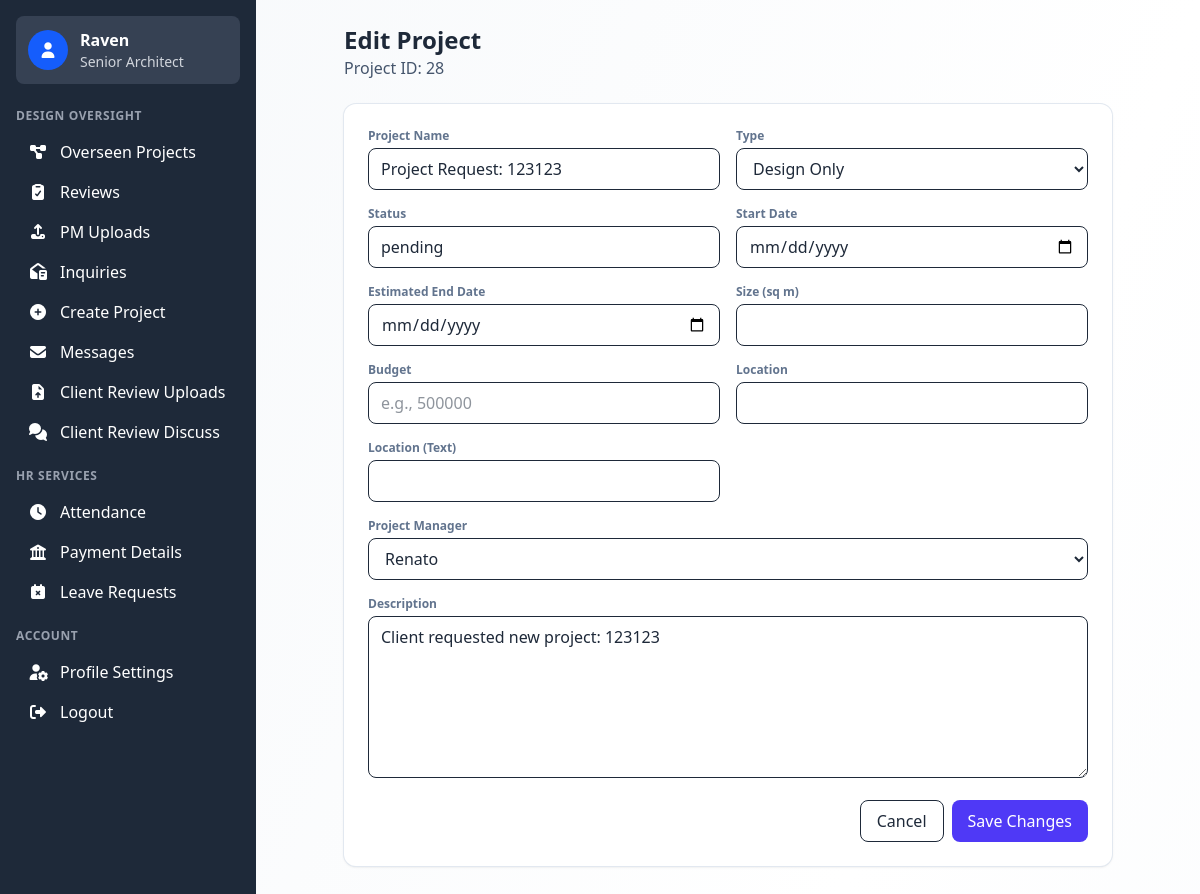
The page /employees/senior_architects/project-edit.php?project_id=28 (signed in) on the database its author committed.
### tables this page shows
CREATE TABLE `projects` (
  `project_id` int(10) UNSIGNED NOT NULL,
  `project_code` varchar(50) DEFAULT NULL,
  `project_name` varchar(255) NOT NULL,
  `client_id` int(10) UNSIGNED DEFAULT NULL,
  `architect_id` int(10) UNSIGNED DEFAULT NULL,
  `project_manager_id` int(10) UNSIGNED DEFAULT NULL,
  `project_type` varchar(100) DEFAULT NULL,
  `status` varchar(50) NOT NULL DEFAULT 'pending',
  `description` text DEFAULT NULL,
  `location` varchar(255) DEFAULT NULL,
  `start_date` date NOT NULL,
  `end_date` date DEFAULT NULL,
  `budget` decimal(15,2) DEFAULT NULL,
  `project_image` varchar(255) DEFAULT NULL,
  `created_at` timestamp NOT NULL DEFAULT current_timestamp(),
  `created_by` int(11) DEFAULT NULL,
  `size_sq_m` decimal(10,2) DEFAULT NULL,
  `location_text` varchar(255) DEFAULT NULL,
  `estimated_end_date` date DEFAULT NULL,
  `budget_amount` decimal(14,2) DEFAULT NULL,
  `phase` varchar(64) DEFAULT 'Pre-Design / Programming',
  `is_archived` tinyint(1) NOT NULL DEFAULT 0,
  `is_deleted` tinyint(1) NOT NULL DEFAULT 0
);

CREATE TABLE `users` (
  `user_id` int(10) UNSIGNED NOT NULL,
  `username` varchar(50) NOT NULL,
  `email` varchar(100) NOT NULL,
  `password` varchar(255) NOT NULL,
  `user_type` enum('admin','employee','hr','client','contractor') NOT NULL,
  `position` varchar(50) DEFAULT NULL,
  `first_name` varchar(100) NOT NULL,
  `last_name` varchar(100) NOT NULL,
  `phone` varchar(20) DEFAULT NULL,
  `address` text DEFAULT NULL,
  `profile_image` varchar(255) DEFAULT NULL,
  `is_active` tinyint(1) DEFAULT 1,
  `created_at` timestamp NOT NULL DEFAULT current_timestamp()
);

### employees/senior_architects/project-edit.php (the view, shortened to what this page needs)
<?php
$db = getDB();
$db->setAttribute(PDO::ATTR_ERRMODE, PDO::ERRMODE_EXCEPTION);
function col_exists(PDO $db, string $table, string $col): bool {
  $q = $db->prepare("SELECT COUNT(*) FROM information_schema.COLUMNS WHERE TABLE_SCHEMA = DATABASE() AND TABLE_NAME = ? AND COLUMN_NAME = ?");
  $q->execute([$table, $col]);
  return (int)$q->fetchColumn() > 0;
}
function fetch_pm_candidates(PDO $db): array {
  $cols = [];
  try { foreach($db->query('SHOW COLUMNS FROM users') as $c){ $cols[$c['Field']] = true; } } catch (Throwable $e) {}
  $idCol = isset($cols['id']) ? 'id' : (isset($cols['user_id']) ? 'user_id' : 'id');
  $nameExpr = isset($cols['full_name']) ? 'full_name' : (isset($cols['username']) ? 'username' : (isset($cols['email']) ? 'email' : $idCol));
  $conds = [];
  if (isset($cols['position'])) {
    $conds[] = "LOWER(REPLACE(REPLACE(position,'_',' '),'-',' ')) LIKE '%project manager%'";
    $conds[] = "LOWER(position) IN ('project_manager','project manager','pm')";
  }
  if (isset($cols['user_type']) && isset($cols['position'])) {
    $conds[] = "(LOWER(user_type)='employee' AND LOWER(REPLACE(REPLACE(position,'_',' '),'-',' ')) LIKE '%project manager%')";
  } elseif (isset($cols['user_type'])) { $conds[] = "LOWER(user_type) IN ('project_manager','pm')"; }
  $where = $conds ? ('(' . implode(' OR ', $conds) . ')') : '1=1';
  $sql = "SELECT $idCol AS id, $nameExpr AS full_name FROM users WHERE $where ORDER BY full_name LIMIT 500";
  try { return $db->query($sql)->fetchAll(PDO::FETCH_ASSOC); } catch (Throwable $e) { return []; }
}
$pid = (int)($_GET['project_id'] ?? 0);
$stmt = $db->prepare('SELECT * FROM projects WHERE project_id = ? LIMIT 1');
$stmt->execute([$pid]);
$project = $stmt->fetch(PDO::FETCH_ASSOC);
$pmCandidates = fetch_pm_candidates($db);
$pmCurrent = isset($project['project_manager_id']) ? (int)$project['project_manager_id'] : (isset($project['manager_id']) ? (int)$project['manager_id'] : 0);
include __DIR__ . '/../../backend/core/header.php';
?>
<main class="min-h-screen bg-gradient-to-br from-slate-50 via-white to-slate-50 p-6">
  <div class="max-w-3xl mx-auto">
    <div class="mb-6">
      <h1 class="text-2xl font-bold">Edit Project</h1>
      <p class="text-slate-600">Project ID: <?php echo (int)$pid; ?></p>
    </div>
    <form method="post" class="bg-white p-6 rounded-xl ring-1 ring-slate-200 shadow-sm space-y-4">
      <div class="grid md:grid-cols-2 gap-4">
        <div>
          <label class="block text-xs font-semibold text-slate-500 mb-1">Project Name</label>
          <input name="project_name" class="w-full px-3 py-2 border rounded-lg" value="<?php echo htmlspecialchars($project['project_name'] ?? ''); ?>">
        </div>
        <div>
          <label class="block text-xs font-semibold text-slate-500 mb-1">Type</label>
          <select name="project_type" class="w-full px-3 py-2 border rounded-lg">
            <?php $ptype = strtolower((string)($project['project_type'] ?? '')); ?>
            <option value="design_only" <?php echo ($ptype==='design_only')?'selected':'';?>>Design Only</option>
          </select>
        </div>
        <div>
          <label class="block text-xs font-semibold text-slate-500 mb-1">Status</label>
          <input name="status" class="w-full px-3 py-2 border rounded-lg" value="<?php echo htmlspecialchars($project['status'] ?? ''); ?>">
        </div>
        <div>
          <label class="block text-xs font-semibold text-slate-500 mb-1">Start Date</label>
          <input type="date" name="start_date" class="w-full px-3 py-2 border rounded-lg" value="<?php echo htmlspecialchars($project['start_date'] ?? ''); ?>">
        </div>
        <div>
          <label class="block text-xs font-semibold text-slate-500 mb-1">Estimated End Date</label>
          <input type="date" name="estimated_end_date" class="w-full px-3 py-2 border rounded-lg" value="<?php echo htmlspecialchars($project['estimated_end_date'] ?? ''); ?>">
        </div>
        <?php if (col_exists($db,'projects','size_sq_m')): ?>
        <div>
          <label class="block text-xs font-semibold text-slate-500 mb-1">Size (sq m)</label>
          <input name="size_sq_m" class="w-full px-3 py-2 border rounded-lg" value="<?php echo htmlspecialchars($project['size_sq_m'] ?? ''); ?>">
        </div>
        <?php endif; ?>
        <?php if (col_exists($db,'projects','budget') || col_exists($db,'projects','budget_amount')): ?>
        <?php
          $budgetVal = '';
        ?>
        <div>
          <label class="block text-xs font-semibold text-slate-500 mb-1">Budget</label>
          <input name="budget_combined" class="w-full px-3 py-2 border rounded-lg" value="<?php echo htmlspecialchars($budgetVal); ?>" placeholder="e.g., 500000">
        </div>
        <?php endif; ?>
        <?php if (col_exists($db,'projects','location')): ?>
        <div>
          <label class="block text-xs font-semibold text-slate-500 mb-1">Location</label>
          <input name="location" class="w-full px-3 py-2 border rounded-lg" value="<?php echo htmlspecialchars($project['location'] ?? ''); ?>">
        </div>
        <?php endif; ?>
        <?php if (col_exists($db,'projects','location_text')): ?>
        <div>
          <label class="block text-xs font-semibold text-slate-500 mb-1">Location (Text)</label>
          <input name="location_text" class="w-full px-3 py-2 border rounded-lg" value="<?php echo htmlspecialchars($project['location_text'] ?? ''); ?>">
        </div>
        <?php endif; ?>
      </div>
      <?php if (col_exists($db,'projects','project_manager_id') || col_exists($db,'projects','manager_id')): ?>
      <div>
        <label class="block text-xs font-semibold text-slate-500 mb-1">Project Manager</label>
        <select name="project_manager_id" class="w-full px-3 py-2 border rounded-lg">
          <?php foreach($pmCandidates as $pm): ?>
            <option value="<?php echo (int)$pm['id']; ?>" <?php echo ((int)$pm['id'] === $pmCurrent) ? 'selected' : ''; ?>><?php echo htmlspecialchars($pm['full_name']); ?></option>
          <?php endforeach; ?>
        </select>
      </div>
      <?php endif; ?>
      <div>
        <label class="block text-xs font-semibold text-slate-500 mb-1">Description</label>
        <textarea name="description" rows="6" class="w-full px-3 py-2 border rounded-lg"><?php echo htmlspecialchars($project['description'] ?? ''); ?></textarea>
      </div>
      <div class="flex justify-end gap-2">
        <a href="projects.php" class="px-4 py-2 border rounded-lg">Cancel</a>
        <button name="save_project" class="px-4 py-2 bg-indigo-600 text-white rounded-lg">Save Changes</button>
      </div>
    </form>
  </div>
</main>
<?php include __DIR__ . '/../../backend/core/footer.php'; ?>

### backend/core/header.php (style rules this page uses)
html { scroll-behavior: smooth; }

### rows shown on the page
projects: project_name "Project Request: 123123", status "pending", project_manager_id "Renato", description "Client requested new project: 123123"

### other values the page prints
$_SESSION['first_name'] "Raven"
$_SESSION['position'] "Senior Architect"
$pid "28"
